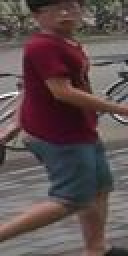
#> input picture database/0002/0002_c1s1_000451_03.jpg, 64 x 128 px (shown 2 times larger); its folder holds only this picture in this run
$ python infer.py   (older library calls are emulated)
#> lines starting #> are read from the running program, lines starting #| are printed output that depends on the picture; long printed decimals are rounded
### src/gabor.py
# -*- coding: utf-8 -*-

from __future__ import print_function

from evaluate import *
from DB import Database

from skimage.filters import gabor_kernel
from skimage import color
from scipy import ndimage as ndi

import multiprocessing

from six.moves import cPickle
import numpy as np
import scipy.misc
import os


theta     = 4
frequency = (0.1, 0.5, 0.8)
sigma     = (1, 3, 5)
bandwidth = (0.3, 0.7, 1)

n_slice  = 2
h_type   = 'global'
d_type   = 'cosine'

depth    = 1

''' MMAP
     depth
      depthNone, global-theta4-frequency(0.1, 0.5, 0.8)-sigma(1, 3, 5)-bandwidth(0.3, 0.7, 1), distance=cosine, MMAP 0.141136758233
      depth100,  global-theta4-frequency(0.1, 0.5, 0.8)-sigma(1, 3, 5)-bandwidth(0.3, 0.7, 1), distance=cosine, MMAP 0.216985780572
      depth30,   global-theta4-frequency(0.1, 0.5, 0.8)-sigma(1, 3, 5)-bandwidth(0.3, 0.7, 1), distance=cosine, MMAP 0.310063286599
      depth10,   global-theta4-frequency(0.1, 0.5, 0.8)-sigma(1, 3, 5)-bandwidth(0.3, 0.7, 1), distance=cosine, MMAP 0.3847025
      depth5,    global-theta4-frequency(0.1, 0.5, 0.8)-sigma(1, 3, 5)-bandwidth(0.3, 0.7, 1), distance=cosine, MMAP 0.400002777778
      depth3,    global-theta4-frequency(0.1, 0.5, 0.8)-sigma(1, 3, 5)-bandwidth(0.3, 0.7, 1), distance=cosine, MMAP 0.398166666667
      depth1,    global-theta4-frequency(0.1, 0.5, 0.8)-sigma(1, 3, 5)-bandwidth(0.3, 0.7, 1), distance=cosine, MMAP 0.334

     (exps below use depth=None)

     _power
      gabor-global-theta4-frequency(0.1, 0.5, 0.8)-sigma(0.05, 0.25)-bandwidthNone, distance=cosine, MMAP 0.0821975313939
      gabor-global-theta6-frequency(0.1, 0.5)-sigma(1, 3)-bandwidth(0.5, 1), distance=cosine, MMAP 0.139570979988
      gabor-global-theta6-frequency(0.1, 0.8)-sigma(1, 3)-bandwidth(0.7, 1), distance=cosine, MMAP 0.139554792177
      gabor-global-theta8-frequency(0.1, 0.5, 0.8)-sigma(1, 3, 5)-bandwidth(0.3, 0.7, 1), distance=cosine, MMAP 0.140947344315
      gabor-global-theta6-frequency(0.1, 0.5, 0.8)-sigma(1, 3, 5)-bandwidth(0.3, 0.7, 1), distance=cosine, MMAP 0.139914401079
      gabor-global-theta4-frequency(0.1, 0.5, 0.8)-sigma(1, 3, 5)-bandwidth(0.3, 0.7, 1), distance=cosine, MMAP 0.141136758233
      gabor-global-theta4-frequency(0.1, 0.5, 1)-sigma(0.25, 1)-bandwidth(0.5, 1), distance=cosine, MMAP 0.120351804156
'''

def make_gabor_kernel(theta, frequency, sigma, bandwidth):
  kernels = []
  for t in range(theta):
    t = t / float(theta) * np.pi
    for f in frequency:
      if sigma:
        for s in sigma:
          kernel = gabor_kernel(f, theta=t, sigma_x=s, sigma_y=s)
          kernels.append(kernel)
      if bandwidth:
        for b in bandwidth:
          kernel = gabor_kernel(f, theta=t, bandwidth=b)
          kernels.append(kernel)
  return kernels

gabor_kernels = make_gabor_kernel(theta, frequency, sigma, bandwidth)
if sigma and not bandwidth:
  assert len(gabor_kernels) == theta * len(frequency) * len(sigma), "kernel nums error in make_gabor_kernel()"
elif not sigma and bandwidth:
  assert len(gabor_kernels) == theta * len(frequency) * len(bandwidth), "kernel nums error in make_gabor_kernel()"
elif sigma and bandwidth:
  assert len(gabor_kernels) == theta * len(frequency) * (len(sigma) + len(bandwidth)), "kernel nums error in make_gabor_kernel()"
elif not sigma and not bandwidth:
  assert len(gabor_kernels) == theta * len(frequency), "kernel nums error in make_gabor_kernel()"

# cache dir
cache_dir = 'cache'
if not os.path.exists(cache_dir):
  os.makedirs(cache_dir)


class Gabor(object):

  # [131 lines left out: functions gabor_histogram, _feats, _power, _gabor, _worker, make_samples, not called in this run]


# [11 lines that do not run on import are left out]

### src/DB.py
# -*- coding: utf-8 -*-

from __future__ import print_function

import pandas as pd
import os

DB_dir = 'database' #đường dẫn đến thư mục chứa dữ liệu
DB_csv = 'data.csv' # đường dẫn đến file .csv chứa metadata của dữ liệu


class Database(object):

  def __init__(self):
    self._gen_csv() # để tạo file .csv nếu chưa tồn tại.
    self.data = pd.read_csv(DB_csv) #Đọc file .csv
    self.classes = set(self.data["cls"]) # Lấy tập hợp giá trị cột "cls" và lưu vào thuộc tính classes.

  def _gen_csv(self):
    if os.path.exists(DB_csv): # file.csv đã tồn tại
      return
    # duyệt database, lấy tên file .jpg và ghi vào file .csv dạng "img,cls".
    with open(DB_csv, 'w', encoding='UTF-8') as f:
      f.write("img,cls")
      for root, _, files in os.walk(DB_dir, topdown=False):
        cls = root.split('/')[-1]
        for name in files:
          if not name.endswith('.jpg'):
            continue
          img = os.path.join(root, name)
          f.write("\n{},{}".format(img, cls))
#> pass 2 of the loop in _gen_csv, `for root, _, files in os.walk(DB_dir, topdown=False):`:

#Trả về độ dài dataframe data
  def __len__(self):
    return len(self.data)

#Trả về tập hợp giá trị cột "cls".
  def get_class(self):
    return self.classes

  def get_data(self):
    return self.data


# [7 lines that do not run on import are left out]

### src/color.py
# -*- coding: utf-8 -*-

from __future__ import print_function

from evaluate import distance, evaluate_class
from DB import Database
# import argparse module for argument parsing
import argparse
from six.moves import cPickle
import numpy as np
import scipy.misc
import itertools
import os
import cv2


# # configs for histogram
n_bin   = 12        # histogram bins
n_slice = 3         # slice image
h_type  = 'region'  # global or region
d_type  = 'd1'      # distance type


depth   = 3          # retrieved depth, set to None will count the ap for whole database

# [10 lines of commented-out code are left out]
''' MMAP
     depth
      depthNone, region,bin12,slice3, distance=d1, MMAP 0.35371454855515705
      depth100,  region,bin12,slice3, distance=d1, MMAP 0.47422743076365287
      depth30,   region,bin12,slice3, distance=d1, MMAP 0.6025190664890758
      depth10,   region,bin12,slice3, distance=d1, MMAP 0.7043049915820964
      depth5,    region,bin12,slice3, distance=d1, MMAP 0.7354904053671018
      depth3,    region,bin12,slice3, distance=d1, MMAP 0.750727393335166
      depth1,    region,bin12,slice3, distance=d1, MMAP 0.7078575434858376

     (exps below use depth=None)

     d_type
      global,bin6,d1,MMAP 0.23927699868270388
      global,bin6,cosine,MMAP 0.18859663332172952

     n_bin
      region,bin10,slice4,d1,MMAP 0.3592546290239438
      region,bin12,slice4,d1,MMAP 0.3596596412792158

      region,bin6,slcie3,d1,MMAP 0.339079596083966
      region,bin12,slice3,d1,MMAP 0.35371454855515716

     n_slice
      region,bin12,slice2,d1,MMAP 0.34773877187724533
      region,bin12,slice3,d1,MMAP 0.353714548555157
      region,bin12,slice4,d1,MMAP 0.3596596412792158
      region,bin14,slice3,d1,MMAP 0.3470500152263855
      region,bin14,slice5,d1,MMAP 0.3593876449758829
      region,bin16,slice3,d1,MMAP 0.35160582070492413
      region,bin16,slice4,d1,MMAP 0.3575296187223664
      region,bin16,slice8,d1,MMAP 0.34305960171438726

     h_type
      region,bin4,slice2,d1,MMAP 0.2892155340992675
      global,bin4,d1,MMAP 0.21397349694791434
'''

# tạo một thư mục mới có tên là "cache" nếu nó chưa tồn tại.
# cache dir
cache_dir = 'cache'
if not os.path.exists(cache_dir):
  os.makedirs(cache_dir)


class Color(object):

  def histogram(self, input, n_bin=n_bin, type=h_type, n_slice=n_slice, normalize=True):
    ''' count img color histogram

      arguments
        input    : a path to a image or a numpy.ndarray( ảnh đầu vào)
        n_bin    : number of bins for each channel( số lượng bins)
        type     : 'global' means count the histogram for whole image( loại tính histogram: toàn bộ, từng vùng)
                   'region' means count the histogram for regions in images, then concatanate all of them
        n_slice  : work when type equals to 'region', height & width will equally sliced into N slices (số lượng vùng được chia)
        normalize: normalize output histogram ( Nếu "normalize" là True, kết quả histogram sẽ được chuẩn hóa.)

      return
        type == 'global'
          a numpy array with size n_bin ** channel
        type == 'region'
          a numpy array with size n_slice * n_slice * (n_bin ** channel)
    '''
    if isinstance(input, np.ndarray):  # examinate input type ( nếu đầu vào là numpy)
      img = input.copy()
    else:# đầu vào là ảnh
      img = cv2.imread(input) # đọc ảnh
    height, width, channel = img.shape # lấy chiều dài, chiều rộng, số kênh
    #tạo mảng bins bằng cách chia nhỏ đoạn giá trị từ 0 đến 256 thành n_bin+1 phần bằng nhau
    bins = np.linspace(0, 256, n_bin+1, endpoint=True)  # slice bins equally for each channel
    # tính histogram tren toan bo anh
    if type == 'global':
      hist = self._count_hist(img, n_bin, bins, channel)
    # tính histogram tren tung phan anh
    elif type == 'region':
      hist = np.zeros((n_slice, n_slice, n_bin ** channel))# tạo mảng 3 chiều lần lượt là n_slice, n_slice, n_bin**channel để lưu các vùng
      h_silce = np.around(np.linspace(0, height, n_slice+1, endpoint=True)).astype(int)# các điểm chia đều chiều cao
      w_slice = np.around(np.linspace(0, width, n_slice+1, endpoint=True)).astype(int)# các điểm chia đều chiều rộng

      # duyệt qua từng vùng
      for hs in range(len(h_silce)-1):
        for ws in range(len(w_slice)-1):
          img_r = img[h_silce[hs]:h_silce[hs+1], w_slice[ws]:w_slice[ws+1]]  # slice img to regions( cắt ảnh thành các vùng)
          hist[hs][ws] = self._count_hist(img_r, n_bin, bins, channel)# tính histogram từng vùng

    # nếu normalize=True, hist/ tổng để chuẩn hóa histogram.
    if normalize:
      hist /= np.sum(hist)

    return hist.flatten()

  # tính histogram
  def _count_hist(self, input, n_bin, bins, channel):
    img = input.copy()
    # dictionary bins_idx lưu trữ chỉ mục của các bin
    bins_idx = {key: idx for idx, key in enumerate(itertools.product(np.arange(n_bin), repeat=channel))}  # permutation of bins
    hist = np.zeros(n_bin ** channel)# lưu trữ số lượng pixel cho mỗi bin

    # đưa pixel vào từng bins
    # cluster every pixels
    for idx in range(len(bins)-1):
      img[(input >= bins[idx]) & (input < bins[idx+1])] = idx # gán từng giá trị màu thuộc 1 khoảng thành gtri bin của khoảng đó
    # add pixels into bins
    height, width, _ = img.shape
    for h in range(height):
      for w in range(width):
        b_idx = bins_idx[tuple(img[h,w])]# từ giá trị màu ---> chỉ mục của hist( gtri bin)
        hist[b_idx] += 1 # với giá trị bin đó cộng dồn vào số lượng của bin đó

    return hist

  # hàm tạo ra tên cache dựa vào tham số truyền vào (h_type, n_bin, n_slice).
  # Sau đó, check cache có tồn tại hay không.
  # Nếu cache đã tồn tại, nó sẽ sử dụng cache đó và in ra thông báo.
  # Nếu cache không tồn tại, nó sẽ tạo ra mẫu từ database bằng hàm histogram() trên mỗi phần tử trong db và lưu kết quả vào cache.
  def make_samples(self, db, verbose=True):
    if h_type == 'global':
      sample_cache = "histogram_cache-{}-n_bin{}".format(h_type, n_bin)
    elif h_type == 'region':
      sample_cache = "histogram_cache-{}-n_bin{}-n_slice{}".format(h_type, n_bin, n_slice)

    try:
      samples = cPickle.load(open(os.path.join(cache_dir, sample_cache), "rb", True))
      if verbose:
        print("Using cache..., config=%s, distance=%s, depth=%s" % (sample_cache, d_type, depth))
    except:
      if verbose:
        print("Counting histogram..., config=%s, distance=%s, depth=%s" % (sample_cache, d_type, depth))
      samples = []# samples gồm 3 thành phần: 'img' (ảnh), 'cls' (lớp của ảnh), 'hist' (histogram tương ứng của vùng)
      data = db.get_data()
      for d in data.itertuples():
        d_img, d_cls = getattr(d, "img"), getattr(d, "cls")
        d_hist = self.histogram(d_img, type=h_type, n_bin=n_bin, n_slice=n_slice)
#> in histogram, img is the input picture: shape (128, 64, 3); mean B, G, R 79.7, 79.4, 94.9
#> after the loop in histogram, `for hs in range(len(h_silce)-1):`:
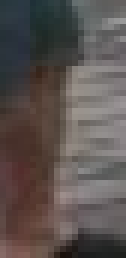
#> img_r: shape (43, 21, 3) (shown 6 times larger); mean B, G, R 80.5, 83, 91.2
#> d_hist = 15552 values, max 0.0297 at index 7058, min 0 at index 3, mean 6.43e-05
        samples.append({
                        'img':  d_img,
                        'cls':  d_cls,
                        'hist': d_hist
                      })
#> pass 2 of the loop in make_samples, `for d in data.itertuples():`:
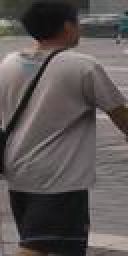
#> input picture database/0007/0007_c1s6_028546_01.jpg, 64 x 128 px (shown 2 times larger)
#> in histogram, img is the input picture: shape (128, 64, 3); mean B, G, R 85, 85.9, 91.9
#> the loop in histogram (call 2), `for hs in range(len(h_silce)-1):` made 3 passes
#> pass 1, in _count_hist (call 12), `img = input.copy()`:
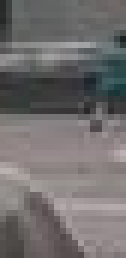
#> img: shape (43, 21, 3) (shown 6 times larger); mean of channels 0, 1, 2 109.9, 110, 113.2; drawn as B, G, R
#> after the loop in histogram (call 2), `for hs in range(len(h_silce)-1):`:
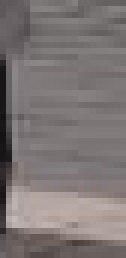
#> img_r: shape (43, 21, 3) (shown 6 times larger); mean B, G, R 116.7, 117.7, 124.8
#> d_hist = 15552 values, max 0.0414 at index 14609, min 0 at index 2, mean 6.43e-05
      cPickle.dump(samples, open(os.path.join(cache_dir, sample_cache), "wb", True))
#> (this line was passed over: six is not available in this run)

    return samples


# [40 lines that do not run on import are left out]

### src/evaluate.py
# -*- coding: utf-8 -*-

from __future__ import print_function

from scipy import spatial
import numpy as np


class Evaluation(object):

  def make_samples(self):
    raise NotImplementedError("Needs to implemented this method")


def distance(v1, v2, d_type='d1'):
  assert v1.shape == v2.shape, "shape of two vectors need to be same!"

  if d_type == 'd1':# khoảng cách tuyệt đối
    return np.sum(np.absolute(v1 - v2))
  elif d_type == 'd2':# khoảng cách Euclidean
    return np.sum((v1 - v2) ** 2)
  elif d_type == 'd2-norm':# np.dot(v1, v2) = |v1| * |v2| * cos(θ)
    return 2 - 2 * np.dot(v1, v2)
  elif d_type == 'd3':
    pass
  elif d_type == 'd4':
    pass
  elif d_type == 'd5':
    pass
  elif d_type == 'd6':
    pass
  elif d_type == 'd7':
    return 2 - 2 * np.dot(v1, v2)
  elif d_type == 'd8':
    return 2 - 2 * np.dot(v1, v2)
  elif d_type == 'cosine':# khoảng cách cosine
    return spatial.distance.cosine(v1, v2)
  elif d_type == 'square':
    return np.sum((v1 - v2) ** 2)


def AP(label, results, sort=True):
  ''' infer a query, return it's ap

    arguments
      label  : query's class
      results: a dict with two keys, see the example below
               {
                 'dis': <distance between sample & query>,
                 'cls': <sample's class>
               }
      sort   : sort the results by distance
  '''
  if sort:
    results = sorted(results, key=lambda x: x['dis'])
  precision = []
  hit = 0
  for i, result in enumerate(results):
    if result['cls'] == label:
      hit += 1
      precision.append(hit / (i+1.))
  if hit == 0:
    return 0.
  return np.mean(precision)


def infer(query, samples=None, db=None, sample_db_fn=None, depth=None, d_type='d1'):
  ''' infer a query, return it's ap

    arguments
      query       : a dict with three keys, see the template
                    {
                      'img': <path_to_img>,
                      'cls': <img class>,
                      'hist' <img histogram>
                    }
      samples     : a list of {
                                'img': <path_to_img>,
                                'cls': <img class>,
                                'hist' <img histogram>
                              }
      db          : an instance of class Database
      sample_db_fn: a function making samples, should be given if Database != None
      depth       : retrieved depth during inference, the default depth is equal to database size
      d_type      : distance type
  '''
  assert samples != None or (db != None and sample_db_fn != None), "need to give either samples or db plus sample_db_fn"
  if db:
    samples = sample_db_fn(db)
  print(query['img'])
  q_img, q_cls, q_hist = query['img'], query['cls'], query['hist']
  results = []
  for idx, sample in enumerate(samples):
    s_img, s_cls, s_hist = sample['img'], sample['cls'], sample['hist']
    if q_img == s_img:
      continue
    results.append({
                    'dis': distance(q_hist, s_hist, d_type=d_type),
                    'cls': s_cls,
                    'img': s_img
                  })
  results = sorted(results, key=lambda x: x['dis'])
  if depth and depth <= len(results):
    results = results[:depth]
  ap = AP(q_cls, results, sort=False)

  return ap, results


# [44 lines left out: functions evaluate, evaluate_class, not called in this run]

### src/infer.py
# -*- coding: utf-8 -*-

from __future__ import print_function

from evaluate import infer
from DB import Database

from color import Color
from gabor import Gabor
from HOG import HOG

depth = 5
d_type = 'd1'
query_idx = 0

if __name__ == '__main__':
  db = Database()

  # retrieve by color
  method = Color()
  samples = method.make_samples(db)
#> samples = 2 items
  query = samples[query_idx]
#> query = 3 items
  _, result = infer(query, samples=samples, depth=depth, d_type=d_type)
#| database/0002/0002_c1s1_000451_03.jpg
#> in infer, `q_img, q_cls, q_hist = query['img'], query['cls'], query['hist']`: q_cls = 2; q_hist = 15552 values, max 0.0297 at index 7058, min 0 at index 3, mean 6.43e-05
#> the loop in infer, `for idx, sample in enumerate(samples):` made 2 passes
#> s_cls on passes 1 to 2: 2, 7
#> after the loop in infer, `for idx, sample in enumerate(samples):`: results = 1 item
#> the loop in AP, `for i, result in enumerate(results):` made 1 pass
#> after the loop in AP, `for i, result in enumerate(results):`: hit = 0; precision = []
#> in infer, `ap = AP(q_cls, results, sort=False)`: ap = 0
#> result = 1 item
  print(result)
#| [{'dis': 1.175, 'cls': 7, 'img': 'database/0007/0007_c1s6_028546_01.jpg'}]


  # [13 lines of commented-out code are left out]
